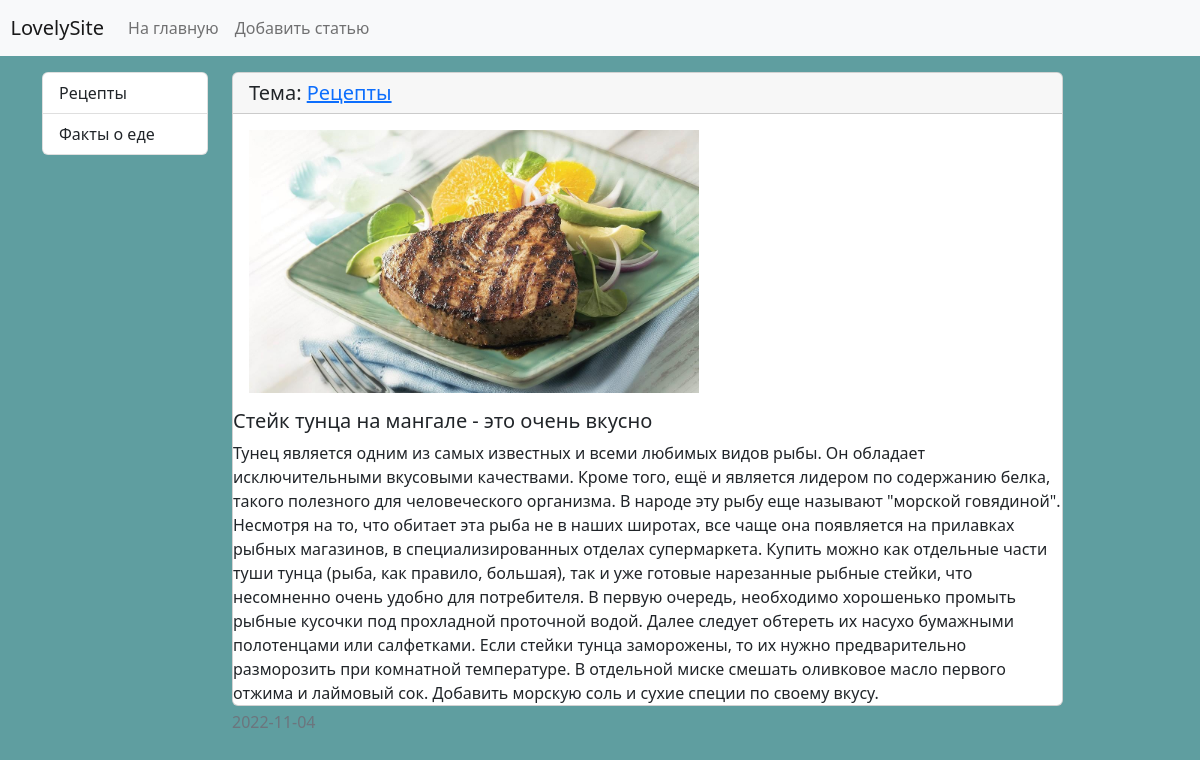
Page /news/5/ on the committed database.
### news/models.py (models this page shows, shortened)
class Category(models.Model):
    title = models.CharField(max_length=150, db_index=True, verbose_name='Название категории')
    def get_absolute_url(self):
        return reverse('category', kwargs={"category_id": self.pk})
    class Meta:
        verbose_name = 'Категория'
        verbose_name_plural = 'Категории'
        ordering = ['title']

class News(models.Model):
    title = models.CharField(max_length=150, verbose_name='Название')
    content = models.TextField(blank=True, verbose_name='Контент')
    created_at = models.DateTimeField(auto_now_add=True, verbose_name='Создание')
    updated_at = models.DateTimeField(auto_now=True, verbose_name='Обновление')
    photo = models.ImageField(upload_to='photos/%Y/%m/%d/', verbose_name='Фото', blank=True)
    is_published = models.BooleanField(default=True, verbose_name='Статус')
    category = models.ForeignKey(Category, on_delete=models.PROTECT, verbose_name='Категория')
    views = models.IntegerField(default=0)
    class Meta:
        verbose_name = 'Новость'
        verbose_name_plural = 'Новости'
        ordering = ['-created_at']

### news/views.py (the view)
# urls.py: path('news/<int:pk>/', ViewNews.as_view(), name='view_news'),
class ViewNews(DetailView):
    model = News
    context_object_name = 'news_item'

### news/templatetags/news_tags.py (called while the page is built)
@register.inclusion_tag('news/list_categories.html')
def show_categories():
    categories = Category.objects.all()
    return {"categories": categories}

### news/templates/news/news_detail.html (shortened to what this page needs)
{% extends 'base.html' %}
{% block sidebar %}
{% include 'inc/_sidebar.html' %}
{% endblock %}
{% block content %}
<div class="col-md-9">
            <div class="card mb-1">
                <h5 class="card-header">Тема: <a href="{{ news_item.category.get_absolute_url }}">{{ news_item.category.title }}</a></h5>
                <div class="card-body">
                        {% if news_item.photo %}
                            <img src="{{ news_item.photo.url }}" alt="" width="450" class="float-start mr-3">
                        {% else %}
                            <img src="https://picsum.photos/seed/picsum/200/300" alt="" class="float-start mr-3">
                        {% endif %}
                    </div>
                    <h5 class="card-title">{{ news_item.title }}</h5>
                    <p class="card-text">{{ news_item.content }}</p>
                    </div>
                <div class="card-footer text-muted">
                    {{ news_item.created_at|date:"Y-m-d" }}
                </div>
            </div>
{% endblock %}

### news/templates/news/list_categories.html
<div class="col-md-2">
            <div class="list-group">
                {% for item in categories %}
                <a href="{{ item.get_absolute_url }}" class="list-group-item list-group-item-action">{{ item.title }}</a>
                {% endfor %}
            </div>
</div>

### lovelysite/static/css/style.css (style rules this page uses)
body { background-color: #5F9EA0; }

### rows in the picture
Category: title "Рецепты"
Category: title "Факты о еде"
News: category "Рецепты", photo (picture), title "Стейк тунца на мангале - это очень вкусно", content "Тунец является одним из самых известных и всеми любимых видов рыбы. Он обладает исключительными вкусовыми качествами. Кроме того, ещё и является лидером по содержанию белка, такого полезного для человеческого организма. В народе эту рыбу еще называют \"морской говядиной\". Несмотря на то, что обитает эта рыба не в наших широтах, все чаще она появляется на прилавках рыбных магазинов, в специализированных отделах супермаркета. Купить можно как отдельные части туши тунца (рыба, как правило, большая), так и уже готовые нарезанные рыбные стейки, что несомненно очень удобно для потребителя. В первую очередь, необходимо хорошенько промыть рыбные кусочки под прохладной проточной водой. Далее следует…", created_at "2022-11-04"
